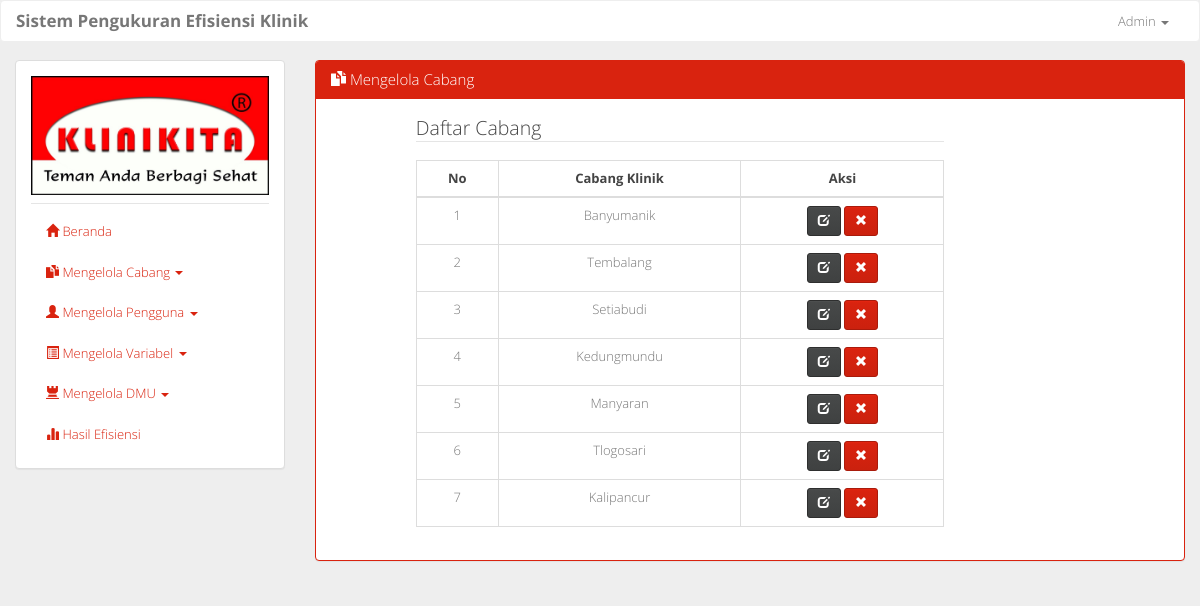
Page /mengelola_cabang.php (signed in) on the earlier database version.
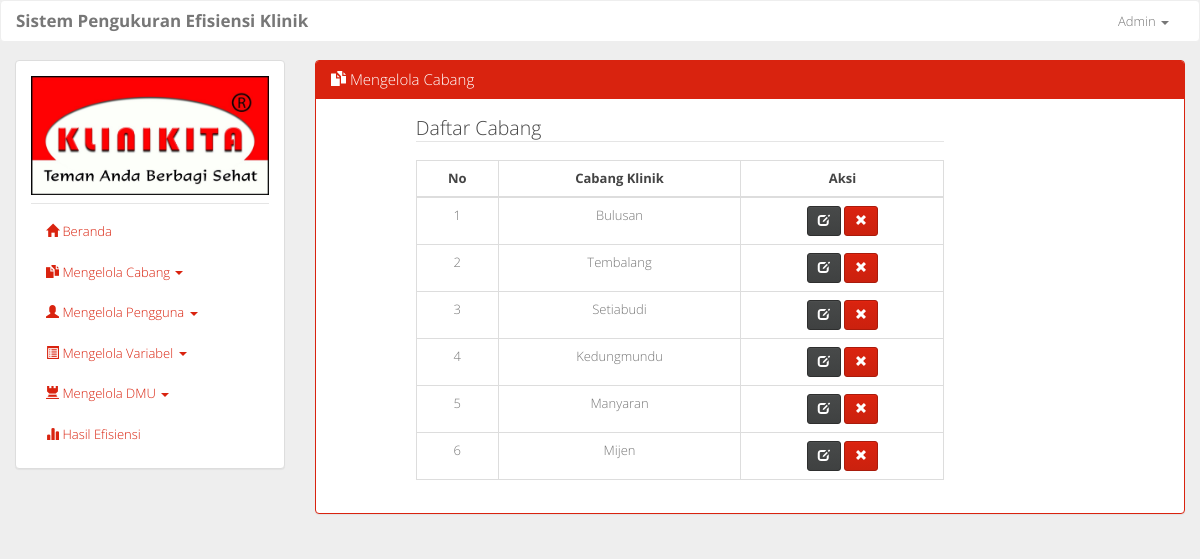
Same page on the later database version.
### tables this page shows
CREATE TABLE `tb_klinik` (
  `id_klinik` int(3) NOT NULL,
  `cabang_klinik` varchar(50) NOT NULL
);

### mengelola_cabang.php (the view, shortened to what this page needs)
<?php include 'layout.php'; ?>
				<div class="col-sm-9">
					<div class="panel panel-primary">
					  	<div class="panel-heading">
					    	<h3 class="panel-title"><span class="glyphicon glyphicon-duplicate"></span> Mengelola Cabang</h3>
					  	</div>
					  	<div class="panel-body">
						  	<div class="col-sm-8 col-sm-offset-1">
						  		<legend>Daftar Cabang</legend>
						    	<table class="table table-bordered table-hover">
									<thead>
										<tr>
											<th>No</th>
											<th>Cabang Klinik</th>
											<th>Aksi</th>
										</tr>
									</thead>
									<tbody>
									<?php
										$i=1;
										$query = mysqli_query($conn, "SELECT * FROM tb_klinik");
										if (mysqli_num_rows($query) > 0) {
										    while($cabang = mysqli_fetch_assoc($query)) {
										        echo '
													<tr>
														<td>'.$i.'</td>
														<td>'.$cabang['cabang_klinik'].'</td>
														<td>
															<a href="ubah_cabang.php?id='.$cabang['id_klinik'].'" class="btn btn-default btn-sm"><span class="glyphicon glyphicon-edit"></span></a>
															<a href="process/hapus_cabang.php?id='.$cabang['id_klinik'].'" class="btn btn-primary btn-sm"><span class="glyphicon glyphicon-remove"></span></a>
										        		</td>
													</tr>
												';
												$i++;
										    }
										}
									?>
									</tbody>
								</table>
						  	</div>
					  	</div>
					</div>
				</div>
<?php include 'layout2.php' ?>

Differences in the rows shown:
removed tb_klinik: cabang_klinik "Kalipancur"
changed tb_klinik: cabang_klinik "Banyumanik" → "Bulusan"
changed tb_klinik: cabang_klinik "Tlogosari" → "Mijen"
